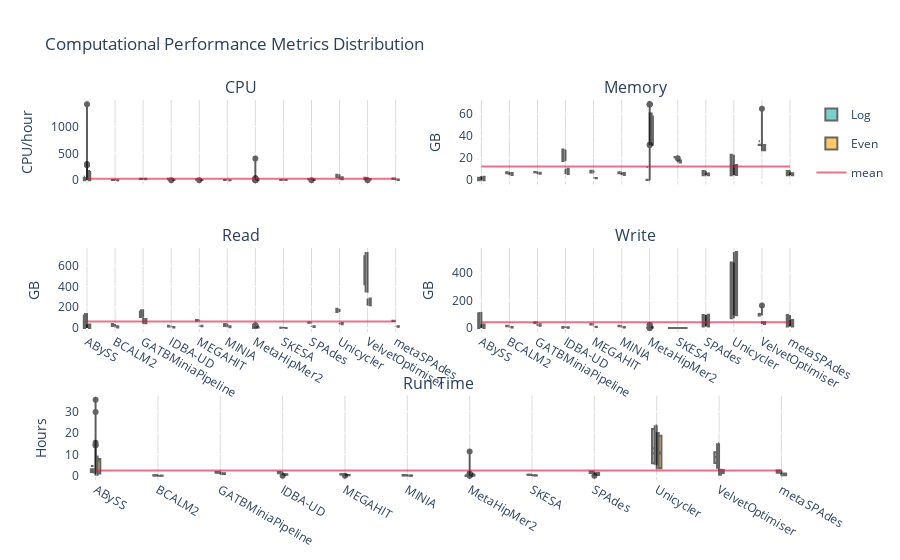

The code cell stored with this chart in its notebook:
### Markdown cell above
###  Plot Data

### Code cell
fig_per_sample = make_subplots(rows=3, cols=2, shared_xaxes=True, 
                               subplot_titles=('CPU', 'Memory', 'Read', 'Write', 'Run Time'),
                               specs=[[{}, {}],[{}, {}],[{"colspan": 2}, None]])
row_coord = 1
col_coord = 1

for column in ['cpus', 'rss', 'rchar', 'wchar']:
    showlegend = True if (row_coord == 1 and col_coord == 1) else False

    #log
    fig_per_sample.add_trace(go.Violin(y=pipeline_stats_df[column][pipeline_stats_df['distribution'] == 'Log'],
                                    x=pipeline_stats_df['assembler'][pipeline_stats_df['distribution'] == 'Log'],
                                    legendgroup='Log', scalegroup='Log', name='Log', box_visible=True, line_color='black',
                                    meanline_visible=True, fillcolor='lightseagreen', opacity=0.6, side='negative',
                                    showlegend=showlegend, spanmode='hard'),
                          row=row_coord, col=col_coord)
    
    #even
    fig_per_sample.add_trace(go.Violin(y=pipeline_stats_df[column][pipeline_stats_df['distribution'] == 'Even'],
                                    x=pipeline_stats_df['assembler'][pipeline_stats_df['distribution'] == 'Even'],
                                    legendgroup='Even', scalegroup='Even', name='Even', box_visible=True, line_color='black',
                                    meanline_visible=True, fillcolor='orange', opacity=0.6, side='positive',
                                    showlegend=showlegend, spanmode='hard'), 
                          row=row_coord, col=col_coord)

    
    fig_per_sample.add_trace(go.Scatter(y=[pipeline_stats_df[column].mean()]*len(pipeline_stats_df['assembler']), 
                                    x=pipeline_stats_df['assembler'], mode='lines', name='mean',
                                    line=dict(color="crimson"), opacity=0.6, showlegend=showlegend),
                          row=row_coord, col=col_coord)
    if col_coord == 2:
        col_coord = 1
        row_coord += 1
    else:
        col_coord +=1

fig_per_sample.add_trace(go.Violin(y=pipeline_stats_df['time_hours'][pipeline_stats_df['distribution'] == 'Log'],
                             x=pipeline_stats_df['assembler'][pipeline_stats_df['distribution'] == 'Log'],
                                legendgroup='Log', scalegroup='Log', name='Log', box_visible=True, line_color='black',
                                meanline_visible=True, fillcolor='lightseagreen', opacity=0.6, side='negative',
                                showlegend=False, spanmode='hard'),  row=3, col=1)
fig_per_sample.add_trace(go.Violin(y=pipeline_stats_df['time_hours'][pipeline_stats_df['distribution'] == 'Even'],
                                x=pipeline_stats_df['assembler'][pipeline_stats_df['distribution'] == 'Even'],
                                legendgroup='Even', scalegroup='Even', name='Even', box_visible=True, line_color='black',
                                meanline_visible=True, fillcolor='orange', opacity=0.6, side='positive',
                                showlegend=False, spanmode='hard'),  row=3, col=1)
fig_per_sample.add_trace(go.Scatter(y=[pipeline_stats_df['time_hours'].mean()]*len(global_pipeline_stats_df['assembler']), 
                              x=global_pipeline_stats_df['assembler'], mode='lines',
                              line=dict(color="crimson"), opacity=0.6, name='Mean', showlegend=False),  row=3, col=1)

fig_per_sample.update_layout(plot_bgcolor='rgb(255,255,255)', title_text="Computational Performance Metrics Distribution")
# grid
fig_per_sample['layout']['xaxis']['gridcolor']='#DCDCDC'
fig_per_sample['layout']['xaxis2']['gridcolor']='#DCDCDC'
fig_per_sample['layout']['xaxis3']['gridcolor']='#DCDCDC'
fig_per_sample['layout']['xaxis4']['gridcolor']='#DCDCDC'
fig_per_sample['layout']['xaxis5']['gridcolor']='#DCDCDC'
# y-axis legends
fig_per_sample['layout']['yaxis']['title']='CPU/hour'
fig_per_sample['layout']['yaxis2']['title']='GB'
fig_per_sample['layout']['yaxis3']['title']='GB'
fig_per_sample['layout']['yaxis4']['title']='GB'
fig_per_sample['layout']['yaxis5']['title']='Hours'

fig_per_sample.update_layout(violingap=0, violinmode='overlay')
fig_per_sample.update_xaxes(categoryorder='category ascending')


fig_per_sample.show()

### Figure 1 — Plotly figure (JSON) as saved in the notebook; plotly's stock layout.template omitted (floating-point values rounded to 4 significant figures; data arrays with more than 128 entries replaced by an {"elided": "..."} marker saying what was removed)
{"data": [{"box": {"visible": true}, "fillcolor": "lightseagreen", "legendgroup": "Log", "line": {"color": "black"}, "meanline": {"visible": true}, "name": "Log", "opacity": 0.6, "scalegroup": "Log", "showlegend": true, "side": "negative", "spanmode": "hard", "type": "violin", "x": {"elided": "129 str values"}, "xaxis": "x", "y": {"elided": "129 float values"}, "yaxis": "y"}, {"box": {"visible": true}, "fillcolor": "orange", "legendgroup": "Even", "line": {"color": "black"}, "meanline": {"visible": true}, "name": "Even", "opacity": 0.6, "scalegroup": "Even", "showlegend": true, "side": "positive", "spanmode": "hard", "type": "violin", "x": ["metaSPAdes", "MEGAHIT", "SKESA", "metaSPAdes", "BCALM2", "MEGAHIT", "BCALM2", "Unicycler", "SPAdes", "SKESA", "SPAdes", "GATBMiniaPipeline", "GATBMiniaPipeline", "SPAdes", "BCALM2", "MEGAHIT", "Unicycler", "MINIA", "SKESA", "Unicycler", "MINIA", "metaSPAdes", "MINIA", "ABySS", "IDBA-UD", "IDBA-UD", "VelvetOptimiser", "VelvetOptimiser", "ABySS", "VelvetOptimiser", "MetaHipMer2", "IDBA-UD", "MetaHipMer2", "MetaHipMer2", "GATBMiniaPipeline", "ABySS", "ABySS", "BCALM2", "MINIA", "MetaHipMer2", "MetaHipMer2", "BCALM2", "MINIA", "MetaHipMer2", "BCALM2", "MINIA", "SKESA", "SKESA", "MEGAHIT", "MetaHipMer2", "SPAdes", "SKESA", "MetaHipMer2", "metaSPAdes", "MEGAHIT", "MetaHipMer2", "IDBA-UD", "MEGAHIT", "IDBA-UD", "IDBA-UD", "GATBMiniaPipeline", "metaSPAdes", "GATBMiniaPipeline", "ABySS", "SPAdes", "VelvetOptimiser", "GATBMiniaPipeline", "metaSPAdes", "SPAdes", "VelvetOptimiser", "VelvetOptimiser", "Unicycler", "ABySS", "Unicycler", "Unicycler", "ABySS", "ABySS", "ABySS", "BCALM2", "MINIA", "BCALM2", "MINIA", "BCALM2", "MetaHipMer2", "MINIA", "MetaHipMer2", "MetaHipMer2", "SKESA", "MEGAHIT", "SKESA", "SKESA", "MEGAHIT", "SPAdes", "MEGAHIT", "metaSPAdes", "IDBA-UD", "IDBA-UD", "MetaHipMer2", "ABySS", "GATBMiniaPipeline", "IDBA-UD", "metaSPAdes", "MetaHipMer2", "GATBMiniaPipeline", "MetaHipMer2", "SPAdes", "metaSPAdes", "VelvetOptimiser", "GATBMiniaPipeline", "SPAdes", "VelvetOptimiser", "VelvetOptimiser", "Unicycler", "ABySS", "Unicycler", "Unicycler", "ABySS", "ABySS", "ABySS"], "xaxis": "x", "y": [0.3608, 4.298, 2.488, 3.654, 0.6613, 6.053, 0.5537, 34.77, 14.02, 3.713, 4.093, 29.42, 19.65, 10.92, 0.9722, 3.066, 55.01, 0.732, 2.196, 15.22, 1.321, 14.41, 0.5493, 12.26, 12.18, 5.76, 17.95, 16.56, 151.9, 13.01, 6.997, 7.505, 9.033, 402.1, 22.51, 0, 1412.0, 0.5234, 0.5433, 0.1915, 0.189, 0.01155, 0.7028, 0.1841, 1.041, 1.519, 2.118, 2.386, 3.433, 6.792, 3.752, 3.511, 8.613, 4.433, 5.93, 15.16, 7.362, 5.063, 5.894, 11.52, 19.66, 10.06, 22.21, 0.2817, 11.5, 12.61, 29.97, 14.81, 13.06, 0.3115, 17.95, 16.55, 188.3, 38.18, 54.32, 0, 0, 0, 0.5608, 0.6166, 0.7347, 0.7891, 1.017, 0.1983, 1.608, 0.2644, 0.2384, 2.172, 3.071, 2.486, 3.695, 5.116, 3.845, 5.277, 4.28, 6.52, 7.336, 8.016, 12.01, 19.31, 11.47, 10.09, 14.62, 22.44, 20.43, 11.64, 13.25, 12.74, 31.46, 13.37, 17.44, 18.89, 17.49, 156.5, 34.44, 61.24, 0, 0, 95.57], "yaxis": "y"}, {"line": {"color": "crimson"}, "mode": "lines", "name": "mean", "opacity": 0.6, "showlegend": true, "type": "scatter", "x": {"elided": "248 str values"}, "xaxis": "x", "y": {"elided": "248 float values"}, "yaxis": "y"}, {"box": {"visible": true}, "fillcolor": "lightseagreen", "legendgroup": "Log", "line": {"color": "black"}, "meanline": {"visible": true}, "name": "Log", "opacity": 0.6, "scalegroup": "Log", "showlegend": false, "side": "negative", "spanmode": "hard", "type": "violin", "x": {"elided": "129 str values"}, "xaxis": "x2", "y": {"elided": "129 float values"}, "yaxis": "y2"}, {"box": {"visible": true}, "fillcolor": "orange", "legendgroup": "Even", "line": {"color": "black"}, "meanline": {"visible": true}, "name": "Even", "opacity": 0.6, "scalegroup": "Even", "showlegend": false, "side": "positive", "spanmode": "hard", "type": "violin", "x": ["metaSPAdes", "MEGAHIT", "SKESA", "metaSPAdes", "BCALM2", "MEGAHIT", "BCALM2", "Unicycler", "SPAdes", "SKESA", "SPAdes", "GATBMiniaPipeline", "GATBMiniaPipeline", "SPAdes", "BCALM2", "MEGAHIT", "Unicycler", "MINIA", "SKESA", "Unicycler", "MINIA", "metaSPAdes", "MINIA", "ABySS", "IDBA-UD", "IDBA-UD", "VelvetOptimiser", "VelvetOptimiser", "ABySS", "VelvetOptimiser", "MetaHipMer2", "IDBA-UD", "MetaHipMer2", "MetaHipMer2", "GATBMiniaPipeline", "ABySS", "ABySS", "BCALM2", "MINIA", "MetaHipMer2", "MetaHipMer2", "BCALM2", "MINIA", "MetaHipMer2", "BCALM2", "MINIA", "SKESA", "SKESA", "MEGAHIT", "MetaHipMer2", "SPAdes", "SKESA", "MetaHipMer2", "metaSPAdes", "MEGAHIT", "MetaHipMer2", "IDBA-UD", "MEGAHIT", "IDBA-UD", "IDBA-UD", "GATBMiniaPipeline", "metaSPAdes", "GATBMiniaPipeline", "ABySS", "SPAdes", "VelvetOptimiser", "GATBMiniaPipeline", "metaSPAdes", "SPAdes", "VelvetOptimiser", "VelvetOptimiser", "Unicycler", "ABySS", "Unicycler", "Unicycler", "ABySS", "ABySS", "ABySS", "BCALM2", "MINIA", "BCALM2", "MINIA", "BCALM2", "MetaHipMer2", "MINIA", "MetaHipMer2", "MetaHipMer2", "SKESA", "MEGAHIT", "SKESA", "SKESA", "MEGAHIT", "SPAdes", "MEGAHIT", "metaSPAdes", "IDBA-UD", "IDBA-UD", "MetaHipMer2", "ABySS", "GATBMiniaPipeline", "IDBA-UD", "metaSPAdes", "MetaHipMer2", "GATBMiniaPipeline", "MetaHipMer2", "SPAdes", "metaSPAdes", "VelvetOptimiser", "GATBMiniaPipeline", "SPAdes", "VelvetOptimiser", "VelvetOptimiser", "Unicycler", "ABySS", "Unicycler", "Unicycler", "ABySS", "ABySS", "ABySS"], "xaxis": "x2", "y": [4.6, 2.1, 16.1, 4.6, 6.6, 2.1, 5.1, 6.5, 5.8, 17.8, 4.6, 5.8, 6.8, 4.6, 4.8, 1.7, 13.8, 6.6, 17.8, 4.5, 4.7, 6.8, 5.1, 2.9, 10.3, 5.6, 31.9, 31.9, 3.2, 26.2, 57.6, 6, 57.2, 61.3, 6.8, 0, 3.1, 5.1, 5.1, 32, 32, 6.7, 6.6, 32.9, 4.6, 4.8, 16.1, 17.8, 1.7, 56.8, 4.6, 17.8, 57.3, 4.6, 2.1, 60.1, 6, 2.1, 5.6, 10.4, 6.9, 4.6, 6.8, 3, 4.6, 26.6, 5.6, 6.9, 6.8, 31.9, 31.9, 4.7, 3.2, 6.3, 13.9, 0, 0, 0, 5.1, 5.1, 6.7, 6.6, 4.7, 32, 4.8, 31.9, 32.1, 16.1, 1.7, 17.8, 17.8, 2.1, 4.6, 2.1, 4.6, 5.7, 6, 56.9, 2.9, 6.8, 10.4, 4.9, 57.3, 6.8, 60.4, 4.6, 6.2, 27.3, 5.7, 6.5, 31.9, 31.9, 4.6, 3.3, 6.5, 13.8, 0, 0, 3.6], "yaxis": "y2"}, {"line": {"color": "crimson"}, "mode": "lines", "name": "mean", "opacity": 0.6, "showlegend": false, "type": "scatter", "x": {"elided": "248 str values"}, "xaxis": "x2", "y": {"elided": "248 float values"}, "yaxis": "y2"}, {"box": {"visible": true}, "fillcolor": "lightseagreen", "legendgroup": "Log", "line": {"color": "black"}, "meanline": {"visible": true}, "name": "Log", "opacity": 0.6, "scalegroup": "Log", "showlegend": false, "side": "negative", "spanmode": "hard", "type": "violin", "x": {"elided": "129 str values"}, "xaxis": "x3", "y": {"elided": "129 float values"}, "yaxis": "y3"}, {"box": {"visible": true}, "fillcolor": "orange", "legendgroup": "Even", "line": {"color": "black"}, "meanline": {"visible": true}, "name": "Even", "opacity": 0.6, "scalegroup": "Even", "showlegend": false, "side": "positive", "spanmode": "hard", "type": "violin", "x": ["metaSPAdes", "MEGAHIT", "SKESA", "metaSPAdes", "BCALM2", "MEGAHIT", "BCALM2", "Unicycler", "SPAdes", "SKESA", "SPAdes", "GATBMiniaPipeline", "GATBMiniaPipeline", "SPAdes", "BCALM2", "MEGAHIT", "Unicycler", "MINIA", "SKESA", "Unicycler", "MINIA", "metaSPAdes", "MINIA", "ABySS", "IDBA-UD", "IDBA-UD", "VelvetOptimiser", "VelvetOptimiser", "ABySS", "VelvetOptimiser", "MetaHipMer2", "IDBA-UD", "MetaHipMer2", "MetaHipMer2", "GATBMiniaPipeline", "ABySS", "ABySS", "BCALM2", "MINIA", "MetaHipMer2", "MetaHipMer2", "BCALM2", "MINIA", "MetaHipMer2", "BCALM2", "MINIA", "SKESA", "SKESA", "MEGAHIT", "MetaHipMer2", "SPAdes", "SKESA", "MetaHipMer2", "metaSPAdes", "MEGAHIT", "MetaHipMer2", "IDBA-UD", "MEGAHIT", "IDBA-UD", "IDBA-UD", "GATBMiniaPipeline", "metaSPAdes", "GATBMiniaPipeline", "ABySS", "SPAdes", "VelvetOptimiser", "GATBMiniaPipeline", "metaSPAdes", "SPAdes", "VelvetOptimiser", "VelvetOptimiser", "Unicycler", "ABySS", "Unicycler", "Unicycler", "ABySS", "ABySS", "ABySS", "BCALM2", "MINIA", "BCALM2", "MINIA", "BCALM2", "MetaHipMer2", "MINIA", "MetaHipMer2", "MetaHipMer2", "SKESA", "MEGAHIT", "SKESA", "SKESA", "MEGAHIT", "SPAdes", "MEGAHIT", "metaSPAdes", "IDBA-UD", "IDBA-UD", "MetaHipMer2", "ABySS", "GATBMiniaPipeline", "IDBA-UD", "metaSPAdes", "MetaHipMer2", "GATBMiniaPipeline", "MetaHipMer2", "SPAdes", "metaSPAdes", "VelvetOptimiser", "GATBMiniaPipeline", "SPAdes", "VelvetOptimiser", "VelvetOptimiser", "Unicycler", "ABySS", "Unicycler", "Unicycler", "ABySS", "ABySS", "ABySS"], "xaxis": "x3", "y": [15.8, 20.6, 0.3685, 12.6, 8.5, 22.3, 5.9, 46.8, 15.9, 0.8848, 9.6, 86.2, 42.3, 15.7, 16.2, 16.5, 48, 9.1, 0.9135, 36.2, 17.3, 16.2, 6.5, 25.1, 8.8, 5.3, 219.1, 283.9, 33.3, 236.1, 5, 5.8, 5.9, 6.6, 59, 0, 36.8, 5.9, 6.5, 6.3, 5.8, 8.5, 9.1, 4.9, 16.2, 17.3, 0.3685, 0.9135, 16.5, 5, 9.6, 0.8848, 5.9, 12.6, 22.3, 6.4, 5.8, 20.6, 5.3, 8.8, 47.6, 15.8, 63.9, 25, 15.7, 236.1, 96.8, 16.2, 15.9, 283.9, 216.7, 36.2, 33.3, 46.8, 48, 0, 0, 0, 5.9, 6.5, 8.5, 9.1, 16.2, 4.9, 17.3, 6.3, 5.8, 0.3685, 16.5, 0.9135, 0.8848, 20.6, 9.6, 22.3, 12.6, 5.3, 5.8, 5, 25.1, 40.5, 8.8, 15.8, 5.9, 61.4, 6.4, 15.7, 16.2, 236.1, 89.7, 15.9, 283.9, 218.7, 36.2, 33.3, 46.8, 48, 0, 0, 36.8], "yaxis": "y3"}, {"line": {"color": "crimson"}, "mode": "lines", "name": "mean", "opacity": 0.6, "showlegend": false, "type": "scatter", "x": {"elided": "248 str values"}, "xaxis": "x3", "y": {"elided": "248 float values"}, "yaxis": "y3"}, {"box": {"visible": true}, "fillcolor": "lightseagreen", "legendgroup": "Log", "line": {"color": "black"}, "meanline": {"visible": true}, "name": "Log", "opacity": 0.6, "scalegroup": "Log", "showlegend": false, "side": "negative", "spanmode": "hard", "type": "violin", "x": {"elided": "129 str values"}, "xaxis": "x4", "y": {"elided": "129 float values"}, "yaxis": "y4"}, {"box": {"visible": true}, "fillcolor": "orange", "legendgroup": "Even", "line": {"color": "black"}, "meanline": {"visible": true}, "name": "Even", "opacity": 0.6, "scalegroup": "Even", "showlegend": false, "side": "positive", "spanmode": "hard", "type": "violin", "x": ["metaSPAdes", "MEGAHIT", "SKESA", "metaSPAdes", "BCALM2", "MEGAHIT", "BCALM2", "Unicycler", "SPAdes", "SKESA", "SPAdes", "GATBMiniaPipeline", "GATBMiniaPipeline", "SPAdes", "BCALM2", "MEGAHIT", "Unicycler", "MINIA", "SKESA", "Unicycler", "MINIA", "metaSPAdes", "MINIA", "ABySS", "IDBA-UD", "IDBA-UD", "VelvetOptimiser", "VelvetOptimiser", "ABySS", "VelvetOptimiser", "MetaHipMer2", "IDBA-UD", "MetaHipMer2", "MetaHipMer2", "GATBMiniaPipeline", "ABySS", "ABySS", "BCALM2", "MINIA", "MetaHipMer2", "MetaHipMer2", "BCALM2", "MINIA", "MetaHipMer2", "BCALM2", "MINIA", "SKESA", "SKESA", "MEGAHIT", "MetaHipMer2", "SPAdes", "SKESA", "MetaHipMer2", "metaSPAdes", "MEGAHIT", "MetaHipMer2", "IDBA-UD", "MEGAHIT", "IDBA-UD", "IDBA-UD", "GATBMiniaPipeline", "metaSPAdes", "GATBMiniaPipeline", "ABySS", "SPAdes", "VelvetOptimiser", "GATBMiniaPipeline", "metaSPAdes", "SPAdes", "VelvetOptimiser", "VelvetOptimiser", "Unicycler", "ABySS", "Unicycler", "Unicycler", "ABySS", "ABySS", "ABySS", "BCALM2", "MINIA", "BCALM2", "MINIA", "BCALM2", "MetaHipMer2", "MINIA", "MetaHipMer2", "MetaHipMer2", "SKESA", "MEGAHIT", "SKESA", "SKESA", "MEGAHIT", "SPAdes", "MEGAHIT", "metaSPAdes", "IDBA-UD", "IDBA-UD", "MetaHipMer2", "ABySS", "GATBMiniaPipeline", "IDBA-UD", "metaSPAdes", "MetaHipMer2", "GATBMiniaPipeline", "MetaHipMer2", "SPAdes", "metaSPAdes", "VelvetOptimiser", "GATBMiniaPipeline", "SPAdes", "VelvetOptimiser", "VelvetOptimiser", "Unicycler", "ABySS", "Unicycler", "Unicycler", "ABySS", "ABySS", "ABySS"], "xaxis": "x4", "y": [31.8, 8, 0.0288, 11.3, 4.3, 9.5, 3.4, 281.9, 96.3, 0.0291, 11.2, 28.2, 16.1, 53.2, 6.8, 6.9, 555.6, 4.4, 0.0289, 93.8, 6.8, 57.7, 3.5, 21.9, 5, 2.5, 50, 34.8, 25.4, 29.3, 4.7, 2.6, 5.7, 5.9, 19.4, 0, 28, 3.4, 3.5, 4.1, 5.2, 4.3, 4.4, 4.4, 6.8, 6.8, 0.0288, 0.0289, 6.9, 4.7, 11.2, 0.0291, 5.7, 11.3, 9.5, 5.8, 2.6, 8, 2.5, 5, 16.1, 31.8, 19.5, 21.9, 53.2, 29.3, 28.2, 57.7, 96.3, 34.8, 43.2, 93.8, 25.4, 281.9, 555.6, 0, 0, 0, 3.4, 3.5, 4.3, 4.4, 6.8, 4.4, 6.8, 4.1, 5.2, 0.0288, 6.9, 0.0289, 0.0291, 8, 11.2, 9.5, 11.3, 2.5, 2.6, 4.7, 21.9, 16, 5, 31.8, 5.7, 19.5, 5.8, 53.2, 57.7, 29.3, 28.2, 96.3, 34.8, 44.3, 93.8, 25.4, 281.9, 555.6, 0, 0, 28], "yaxis": "y4"}, {"line": {"color": "crimson"}, "mode": "lines", "name": "mean", "opacity": 0.6, "showlegend": false, "type": "scatter", "x": {"elided": "248 str values"}, "xaxis": "x4", "y": {"elided": "248 float values"}, "yaxis": "y4"}, {"box": {"visible": true}, "fillcolor": "lightseagreen", "legendgroup": "Log", "line": {"color": "black"}, "meanline": {"visible": true}, "name": "Log", "opacity": 0.6, "scalegroup": "Log", "showlegend": false, "side": "negative", "spanmode": "hard", "type": "violin", "x": {"elided": "129 str values"}, "xaxis": "x5", "y": {"elided": "129 float values"}, "yaxis": "y5"}, {"box": {"visible": true}, "fillcolor": "orange", "legendgroup": "Even", "line": {"color": "black"}, "meanline": {"visible": true}, "name": "Even", "opacity": 0.6, "scalegroup": "Even", "showlegend": false, "side": "positive", "spanmode": "hard", "type": "violin", "x": ["metaSPAdes", "MEGAHIT", "SKESA", "metaSPAdes", "BCALM2", "MEGAHIT", "BCALM2", "Unicycler", "SPAdes", "SKESA", "SPAdes", "GATBMiniaPipeline", "GATBMiniaPipeline", "SPAdes", "BCALM2", "MEGAHIT", "Unicycler", "MINIA", "SKESA", "Unicycler", "MINIA", "metaSPAdes", "MINIA", "ABySS", "IDBA-UD", "IDBA-UD", "VelvetOptimiser", "VelvetOptimiser", "ABySS", "VelvetOptimiser", "MetaHipMer2", "IDBA-UD", "MetaHipMer2", "MetaHipMer2", "GATBMiniaPipeline", "ABySS", "ABySS", "BCALM2", "MINIA", "MetaHipMer2", "MetaHipMer2", "BCALM2", "MINIA", "MetaHipMer2", "BCALM2", "MINIA", "SKESA", "SKESA", "MEGAHIT", "MetaHipMer2", "SPAdes", "SKESA", "MetaHipMer2", "metaSPAdes", "MEGAHIT", "MetaHipMer2", "IDBA-UD", "MEGAHIT", "IDBA-UD", "IDBA-UD", "GATBMiniaPipeline", "metaSPAdes", "GATBMiniaPipeline", "ABySS", "SPAdes", "VelvetOptimiser", "GATBMiniaPipeline", "metaSPAdes", "SPAdes", "VelvetOptimiser", "VelvetOptimiser", "Unicycler", "ABySS", "Unicycler", "Unicycler", "ABySS", "ABySS", "ABySS", "BCALM2", "MINIA", "BCALM2", "MINIA", "BCALM2", "MetaHipMer2", "MINIA", "MetaHipMer2", "MetaHipMer2", "SKESA", "MEGAHIT", "SKESA", "SKESA", "MEGAHIT", "SPAdes", "MEGAHIT", "metaSPAdes", "IDBA-UD", "IDBA-UD", "MetaHipMer2", "ABySS", "GATBMiniaPipeline", "IDBA-UD", "metaSPAdes", "MetaHipMer2", "GATBMiniaPipeline", "MetaHipMer2", "SPAdes", "metaSPAdes", "VelvetOptimiser", "GATBMiniaPipeline", "SPAdes", "VelvetOptimiser", "VelvetOptimiser", "Unicycler", "ABySS", "Unicycler", "Unicycler", "ABySS", "ABySS", "ABySS"], "xaxis": "x5", "y": [0.03, 0.27, 0.2, 0.27, 0.06, 0.37, 0.06, 9.88, 1.48, 0.25, 0.36, 1.1, 0.68, 0.96, 0.07, 0.2, 19.1, 0.06, 0.18, 3.06, 0.14, 1.09, 0.04, 0.63, 0.87, 0.34, 3.27, 1.93, 7.62, 1.4, 0.18, 0.46, 0.22, 11.36, 0.85, 1.09, 35.52, 0.04, 0.04, 0.03, 0.03, 0, 0.05, 0.04, 0.08, 0.11, 0.19, 0.19, 0.21, 0.17, 0.24, 0.25, 0.2, 0.3, 0.36, 0.37, 0.43, 0.46, 0.49, 0.69, 0.8, 0.87, 1, 0.02, 1.07, 1.19, 1.31, 1.38, 1.39, 0.03, 2.6, 3.49, 9.47, 10.42, 18.59, 1.09, 1.1, 1.09, 0.04, 0.05, 0.06, 0.06, 0.09, 0.03, 0.11, 0.04, 0.04, 0.18, 0.22, 0.21, 0.28, 0.31, 0.35, 0.36, 0.36, 0.42, 0.45, 0.2, 0.61, 0.8, 0.73, 0.83, 0.39, 1.06, 0.6, 1.11, 1.15, 1.26, 1.33, 1.41, 1.94, 2.87, 3.43, 7.84, 10.47, 20.43, 1.08, 29.83, 1.61], "yaxis": "y5"}, {"line": {"color": "crimson"}, "mode": "lines", "name": "Mean", "opacity": 0.6, "showlegend": false, "type": "scatter", "x": ["MetaHipMer2", "BCALM2", "MINIA", "SKESA", "MEGAHIT", "metaSPAdes", "IDBA-UD", "SPAdes", "GATBMiniaPipeline", "ABySS", "VelvetOptimiser", "Unicycler", "MetaHipMer2", "BCALM2", "MINIA", "SKESA", "MEGAHIT", "SPAdes", "IDBA-UD", "GATBMiniaPipeline", "metaSPAdes", "ABySS", "Unicycler", "VelvetOptimiser", "metaSPAdes", "MINIA", "MEGAHIT", "BCALM2", "SKESA", "SPAdes", "Unicycler", "GATBMiniaPipeline", "ABySS", "IDBA-UD", "VelvetOptimiser", "MetaHipMer2", "BCALM2", "MINIA", "MetaHipMer2", "SKESA", "MEGAHIT", "SPAdes", "metaSPAdes", "IDBA-UD", "GATBMiniaPipeline", "ABySS", "VelvetOptimiser", "Unicycler", "BCALM2", "MINIA", "MetaHipMer2", "SKESA", "MEGAHIT", "SPAdes", "metaSPAdes", "IDBA-UD", "ABySS", "GATBMiniaPipeline", "VelvetOptimiser", "Unicycler"], "xaxis": "x5", "y": [2.451, 2.451, 2.451, 2.451, 2.451, 2.451, 2.451, 2.451, 2.451, 2.451, 2.451, 2.451, 2.451, 2.451, 2.451, 2.451, 2.451, 2.451, 2.451, 2.451, 2.451, 2.451, 2.451, 2.451, 2.451, 2.451, 2.451, 2.451, 2.451, 2.451, 2.451, 2.451, 2.451, 2.451, 2.451, 2.451, 2.451, 2.451, 2.451, 2.451, 2.451, 2.451, 2.451, 2.451, 2.451, 2.451, 2.451, 2.451, 2.451, 2.451, 2.451, 2.451, 2.451, 2.451, 2.451, 2.451, 2.451, 2.451, 2.451, 2.451], "yaxis": "y5"}], "layout": {"annotations": [{"font": {"size": 16}, "showarrow": false, "text": "CPU", "x": 0.225, "xanchor": "center", "xref": "paper", "y": 1, "yanchor": "bottom", "yref": "paper"}, {"font": {"size": 16}, "showarrow": false, "text": "Memory", "x": 0.775, "xanchor": "center", "xref": "paper", "y": 1, "yanchor": "bottom", "yref": "paper"}, {"font": {"size": 16}, "showarrow": false, "text": "Read", "x": 0.225, "xanchor": "center", "xref": "paper", "y": 0.6111, "yanchor": "bottom", "yref": "paper"}, {"font": {"size": 16}, "showarrow": false, "text": "Write", "x": 0.775, "xanchor": "center", "xref": "paper", "y": 0.6111, "yanchor": "bottom", "yref": "paper"}, {"font": {"size": 16}, "showarrow": false, "text": "Run Time", "x": 0.5, "xanchor": "center", "xref": "paper", "y": 0.2222, "yanchor": "bottom", "yref": "paper"}], "plot_bgcolor": "rgb(255,255,255)", "title": {"text": "Computational Performance Metrics Distribution"}, "violingap": 0, "violinmode": "overlay", "xaxis": {"anchor": "y", "categoryorder": "category ascending", "domain": [0, 0.45], "gridcolor": "#DCDCDC", "matches": "x3", "showticklabels": false}, "xaxis2": {"anchor": "y2", "categoryorder": "category ascending", "domain": [0.55, 1], "gridcolor": "#DCDCDC", "matches": "x4", "showticklabels": false}, "xaxis3": {"anchor": "y3", "categoryorder": "category ascending", "domain": [0, 0.45], "gridcolor": "#DCDCDC"}, "xaxis4": {"anchor": "y4", "categoryorder": "category ascending", "domain": [0.55, 1], "gridcolor": "#DCDCDC"}, "xaxis5": {"anchor": "y5", "categoryorder": "category ascending", "domain": [0, 1], "gridcolor": "#DCDCDC"}, "yaxis": {"anchor": "x", "domain": [0.7778, 1], "title": {"text": "CPU/hour"}}, "yaxis2": {"anchor": "x2", "domain": [0.7778, 1], "title": {"text": "GB"}}, "yaxis3": {"anchor": "x3", "domain": [0.3889, 0.6111], "title": {"text": "GB"}}, "yaxis4": {"anchor": "x4", "domain": [0.3889, 0.6111], "title": {"text": "GB"}}, "yaxis5": {"anchor": "x5", "domain": [0, 0.2222], "title": {"text": "Hours"}}}}
